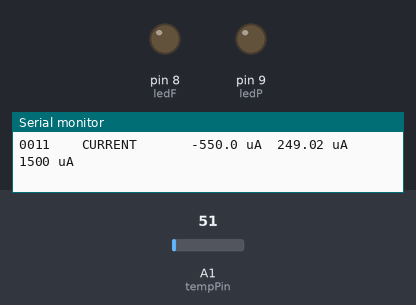
Bench run of a sketch on a simulated Arduino Uno, built with avr-gcc and run on an emulated ATmega328P. On the bench: output pins drawn as LEDs (lit = HIGH), the last lines printed to the serial monitor. The inputs (shaded band) are chosen by the test bench; at power-on: A1 (tempPin) = 51.

Above: at 2.1 s.
2.2 s: A1 (tempPin) set to 91
At 4.5 s:
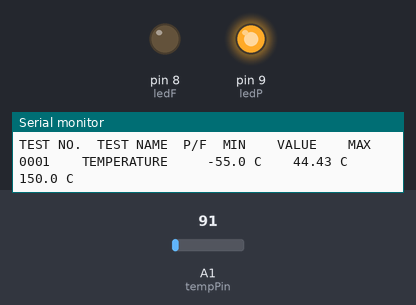
7.4 s: A1 (tempPin) set to 107
At 13.6 s:
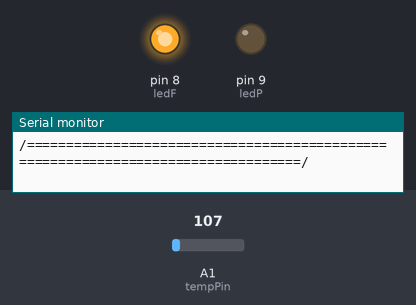
Timing chart, 0 to 15.1 s (numbered marks = the images above; inputs shaded):
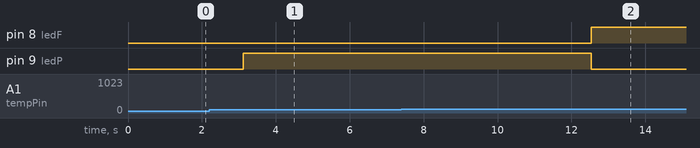

The sketch:

IO_Test_Program.ino
```cpp
/* ******************************************************
 *                                                      *
 *                    IO_Test_Program                   *
 *                                                      *
 *  This is a test program for IO of an Arduino UNO     *
 *  using a temp transistor LM35 and a load resistor.   *
 *                                                      *
 ********************************************************/

// Initialize variables
String evalTemp;
String evalVolt;
String evalCurr;
String evalPow;


// Test # 1 Variables
int tempPin = A1;
float temp;
float tempC;
float Voltage = 0;
float Current = 0;
float Power = 0;
float Res = 1000.00;    // 1k Resistor connected to GND


int ledF = 8;   // LED for FAILED
int ledP = 9;   // LED for PASS


void setup() {

  Serial.begin(9600);

  pinMode(tempPin, INPUT);
  pinMode(ledF, OUTPUT);
  pinMode(ledP, OUTPUT);

  Serial.println();
  Serial.println("/**********************************************************************************/");
  Serial.println(" *                                                                                *");
  Serial.println(" *                                 IO_Test_Program                                *");
  Serial.println(" *                                                                                *");
  Serial.println(" *                This is a test program for IO of an Arduino UNO                 *");
  Serial.println(" *                using a temp transistor LM35 and a load resistor.               *");
  Serial.println(" *                This calculates the Temp, Voltage, Current  and                 *");
  Serial.println(" *                Power rating if it passes to the acceptable limits.             *");
  Serial.println(" *                                                                                *");
  Serial.println(" *                                                                                *");
  Serial.println("/**********************************************************************************/");
  Serial.println("");

}


void loop() {

  // START

  Serial.println("/==================================================================================/");
  Serial.println("TEST NO.\tTEST NAME\tP/F\tMIN\t\tVALUE\t\tMAX");

  /*  TEST # 1 -> 0001  */
  // TEMPERATURE TEST
  temp = analogRead(tempPin);   // Temp Raw Data
  tempC = temp * 0.48828125;
  if (tempC > -25.05 && tempC < 47.35) {
    evalTemp = " ";
  } else {
    evalTemp = "F";
  }

  // Show temp value
  Serial.print("0001");
  Serial.print("\t\t");
  Serial.print("TEMPERATURE");
  Serial.print("\t");
  Serial.print(evalTemp);
  Serial.print("\t-55.0 C\t\t");        // Lower limit
  Serial.print(tempC);                  // Measured Value
  Serial.print(" C\t\t150.0 C");        // Upper limit
  Serial.println();
  delay(500);

  /*  TEST # 2 -> 0010  */
  // Calculate Voltage Supplied to the Transistor and Load Resistor
  Voltage = tempC * 10.0;               // Compute Voltage
  if (Voltage > -550.0 && Voltage < 1500.0) {
    evalVolt = " ";
  } else {
    evalVolt = "F";
  }
  // Show Voltage value
  Serial.print("0010");
  Serial.print("\t\t");
  Serial.print("VOLTAGE");
  Serial.print("\t\t");
  Serial.print(evalVolt);
  Serial.print("\t-550.0 mV\t");        // Lower limit
  Serial.print(Voltage);                // Measured Value
  Serial.print(" mV\t1500.0 mV");       // Upper limit
  Serial.println();
  delay(500);

  /*  TEST # 3 -> 0011  */
  Current = (Voltage / Res) * 1000;
  if (Current > -550.0 && Current < 1500) {
    evalCurr = " ";
  } else {
    evalCurr = "F";
  }
  // Show Current value
  Serial.print("0011");
  Serial.print("\t\t");
  Serial.print("CURRENT");
  Serial.print("\t\t");
  Serial.print(evalCurr);
  Serial.print("\t-550.0 uA\t");         // Lower limit
  Serial.print(Current);                // Measured Value
  Serial.print(" uA\t1500 uA\t");     // Upper limit
  Serial.println();
  delay(500);


  /*  TEST # 4 -> 0100  */
  Power = (Voltage * Current) * 0.001;
  if (Power > -302.50 && Power < 2250.0) {
    evalPow = " ";
  } else {
    evalPow = "F";
  }
  // Show Current value
  Serial.print("0100");
  Serial.print("\t\t");
  Serial.print("POWER");
  Serial.print("\t\t");
  Serial.print(evalPow);
  Serial.print("\t-302.50 uW\t");          // Lower limit
  Serial.print(Power);                    // Measured Value
  Serial.print(" uW\t2250.0 uW\t");     // Upper limit
  Serial.println();
  delay(500);


  // IF PASSES ALL TESTS
  if (evalTemp == " " && evalVolt == " " && evalCurr == " " && evalPow == " ") {
    Serial.println("/====================================== PASS ======================================/");
    digitalWrite(ledP, HIGH);
    digitalWrite(ledF, LOW);
  } else {
    Serial.println("/====================================== FAILED ======================================/");
    digitalWrite(ledP, LOW);
    digitalWrite(ledF, HIGH);
  }

  Serial.println();
  delay(1000);
  // END

}
```

Measured:
- the behaviour switches between 96 and 97 on A1 (tempPin) (found by bisection; images 1 and 2)
- after the input at 7.4 s, pin 8 (ledF): LOW → HIGH after 5.1 s; pin 9 (ledP): HIGH → LOW after 5.1 s
